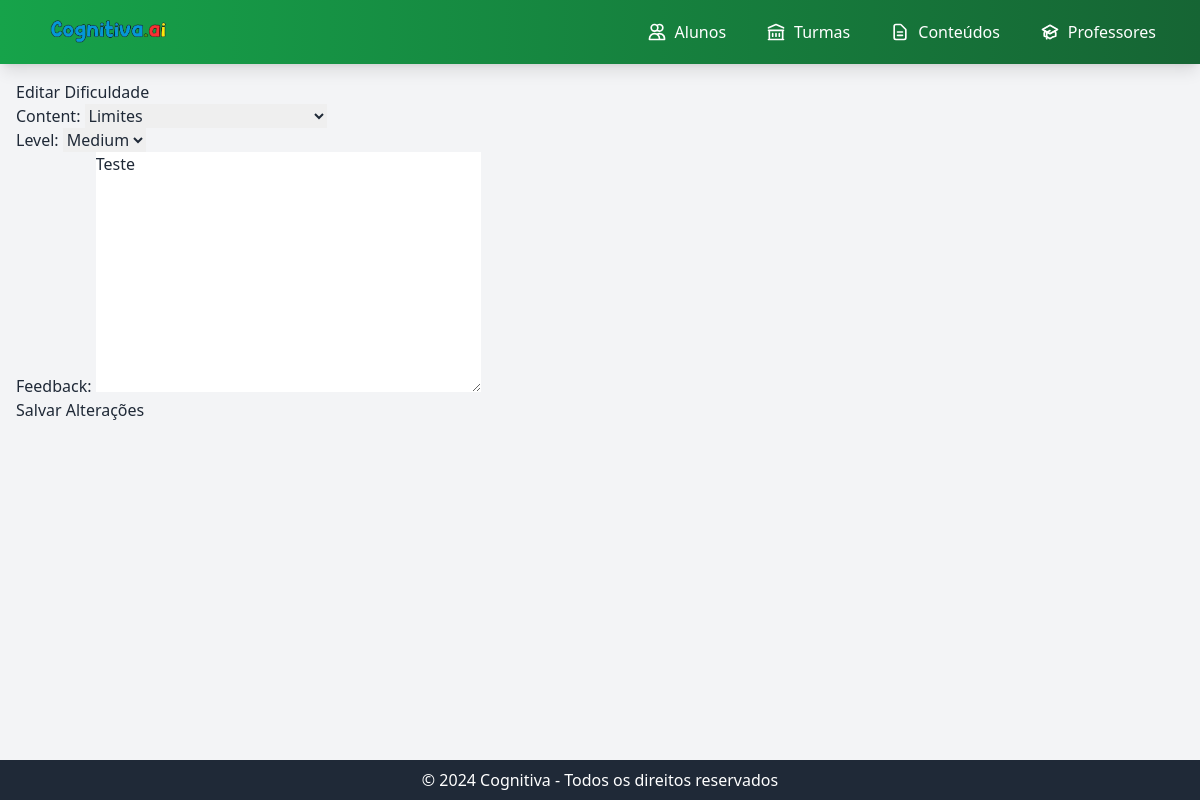
Before: /edit_difficulty/1/ with the older database file.
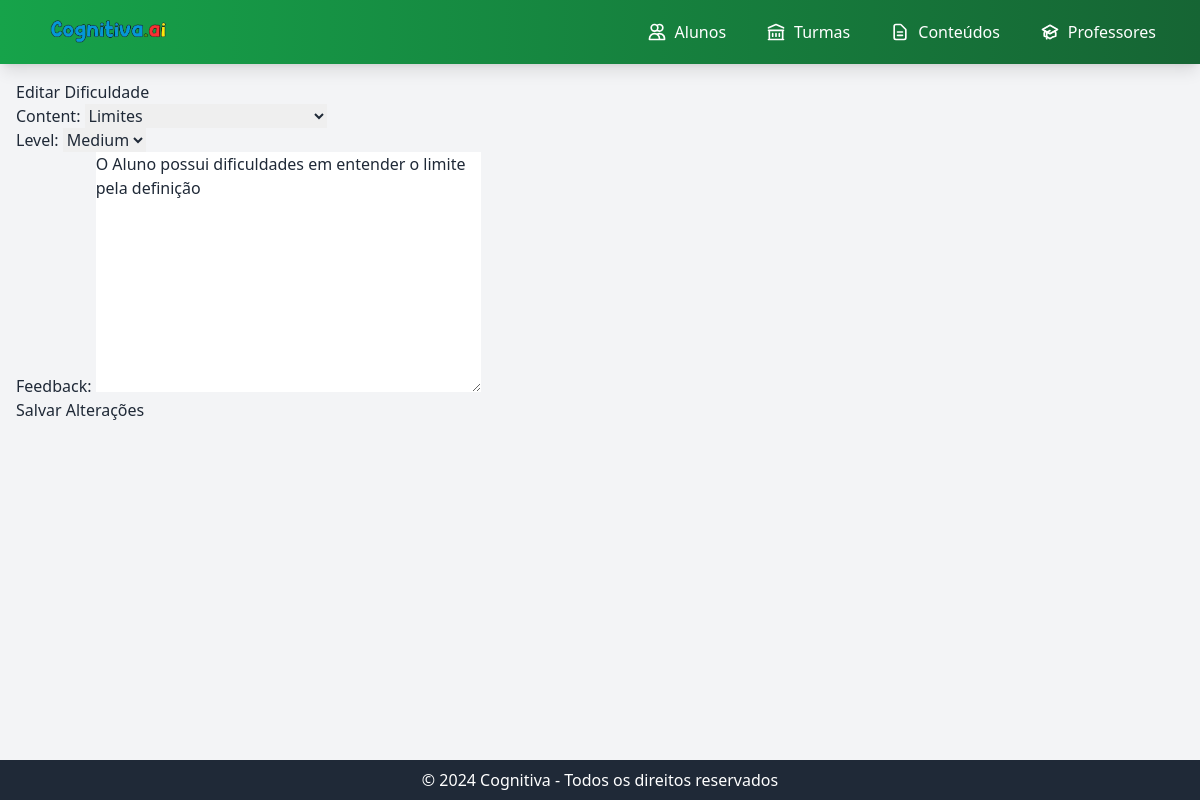
After: the same page with the newer database file.
### app/models.py (models this page shows, shortened)
class Difficulty(models.Model):
    student = models.ForeignKey(Student, on_delete=models.CASCADE, related_name='difficulties')
    content = models.ForeignKey(Content, on_delete=models.CASCADE, related_name='difficulties')
    level = models.PositiveSmallIntegerField(choices=[(1, 'Low'), (2, 'Medium'), (3, 'High')])
    feedback = models.TextField(blank=True, null=True)

### app/views.py (the view)
# urls.py: path('edit_difficulty/<int:id>/', views.edit_difficulty, name='edit_difficulty'),
def edit_difficulty(request, id):
    difficulty = get_object_or_404(Difficulty, id=id)
    if request.method == 'POST':
        form = DifficultyForm(request.POST, instance=difficulty)
        if form.is_valid():
            form.save()
            return redirect('list_students')
    else:
        form = DifficultyForm(instance=difficulty)
    return render(request, 'edit_difficulty.html', {'form': form, 'difficulty': difficulty})

### app/forms.py (shortened to what this page needs)
class DifficultyForm(forms.ModelForm):
    class Meta:
        model = Difficulty
        fields = ['content', 'level', 'feedback']

### app/models.py (called while the page is built)
    def __str__(self):
        return self.title

### app/templates/edit_difficulty.html (shortened to what this page needs)
{% extends 'base.html' %}
{% block content %}
    <h2>Editar Dificuldade</h2>
    <form method="post">
        {{ form.as_p }}
        <button type="submit">Salvar Alterações</button>
    </form>
{% endblock %}

Changed rows visible on the page:
changed Difficulty "Limites": feedback "Teste" → "O Aluno possui dificuldades em entender o limite pela definição"
